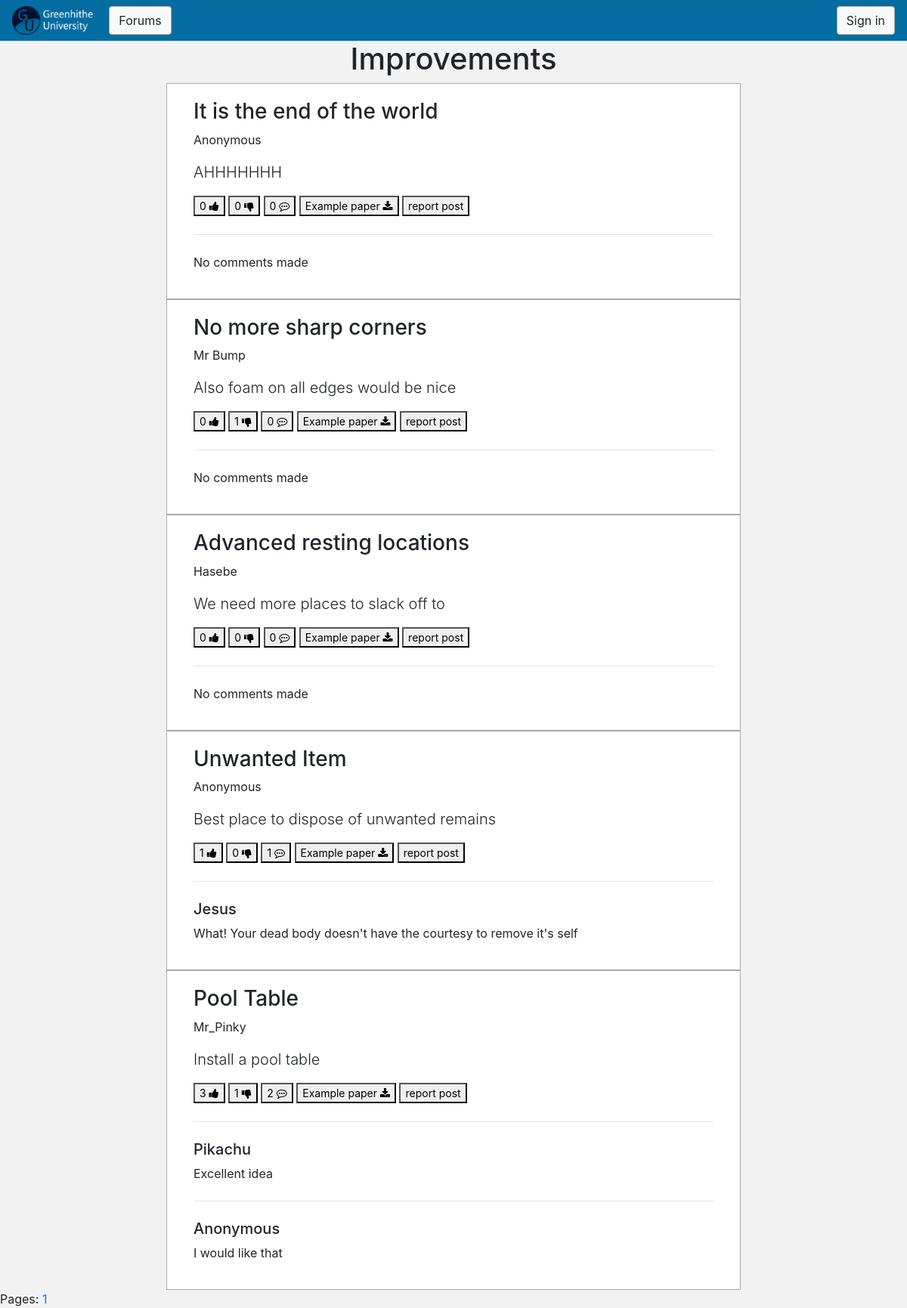
Page /view_ideas.php?name=Improvements on the committed database.
### tables this page shows
CREATE TABLE `Idea` (
  `IdeaID` int(11) NOT NULL,
  `UserID` int(11) NOT NULL,
  `ForumID` int(11) NOT NULL,
  `Title` varchar(100) NOT NULL,
  `IdeaText` text NOT NULL,
  `Anonymous` tinyint(1) NOT NULL DEFAULT '0',
  `DatePosted` datetime NOT NULL DEFAULT CURRENT_TIMESTAMP,
  `ViewCounter` int(11) NOT NULL DEFAULT '0',
  `Removed` tinyint(1) NOT NULL DEFAULT '0'
);

CREATE TABLE `User` (
  `UserID` int(11) NOT NULL,
  `DepartmentID` int(11) DEFAULT NULL,
  `RoleID` int(11) NOT NULL,
  `UserName` varchar(20) NOT NULL,
  `Password` varchar(100) NOT NULL,
  `Email` varchar(50) NOT NULL,
  `Admin` tinyint(1) NOT NULL DEFAULT '0',
  `Banned` tinyint(1) NOT NULL DEFAULT '0',
  `Removed` tinyint(1) NOT NULL DEFAULT '0'
);

CREATE TABLE `Comment` (
  `CommentID` int(11) NOT NULL,
  `IdeaID` int(11) NOT NULL,
  `UserID` int(11) NOT NULL,
  `CommentText` text NOT NULL,
  `Anonymous` tinyint(1) NOT NULL DEFAULT '0',
  `DatePosted` datetime NOT NULL DEFAULT CURRENT_TIMESTAMP,
  `Removed` tinyint(1) NOT NULL DEFAULT '0'
);

### database.php (called while the page is built, shortened)
<?php
    class Database
    {
        private $dbc;
        private function connection()
        {
            try {
            	$host = "localhost";
            	$username = "jsmarchant97";
            	$password = "1Ysfqxtqw2";
            	$database = "jsmarcha_enterprisecw";
            	$connect = "mysql:host=" . $host . ";dbname=" . $database . ";charset=utf8";
                $this->dbc = new PDO($connect, $username, $password);
                $this->dbc->setAttribute(PDO::ATTR_ERRMODE, PDO::ERRMODE_EXCEPTION);
            }
            catch (PDOException $e) {
		try {
            		$host = "mysql.cms.gre.ac.uk";
            		$username = "st2645h";
            		$password = "Enterprise94";
            		$database = "mdb_st2645h";
            		$connect = "mysql:host=" . $host . ";dbname=" . $database . ";charset=utf8";
                	$this->dbc = new PDO($connect, $username, $password);
                	$this->dbc->setAttribute(PDO::ATTR_ERRMODE, PDO::ERRMODE_EXCEPTION);
		} catch (PDOException $e) {
                	echo "<script> alert('ERROR \nConnection failed: " . $e->getMessage() . "') </script>";
		}
            }
        }
        public function getCommentsForJake(int $p_idea_id)
        {
			try
			{
				$result = $this->dbc->query('SELECT C.CommentID, C.IdeaID, U.UserName, C.CommentText, C.Anonymous, C.DatePosted, U.Banned
          FROM Comment C
          JOIN User as U ON U.UserID = C.UserID
          JOIN Idea as I ON I.IdeaID = C.IdeaID
          WHERE C.IdeaID = ' . $p_idea_id);
				return $result;
			}
			catch (PDOException $e)
			{
				$this->errorMessage([$e]);
			}
        }
        public function getIdeaCount()
        {
			try
			{
				$result = $this->dbc->query('SELECT COUNT(*) AS record_count FROM Idea I LEFT JOIN Forum F ON F.ForumID = I.ForumID WHERE F.Name = "' . $_SESSION['forum_name'] . '"')->fetch()["record_count"];
				return $result;
			}
			catch (PDOException $e)
			{
				$this->errorMessage([$e]);
			}
        }
        public function getIdeasWithPagination(string $p_pagination_step_from, string $p_pagination_step_to)
        {
			$q = '
					SELECT
						Idea.IdeaID,
						Title,
						IdeaText,
						Anonymous,
						DatePosted,
						UserName,
						IF (ThumbUpSum IS NULL, 0 ,ThumbUpSum) AS Likes,
						IF (ThumbDownSum IS NULL, 0 ,ThumbDownSum) AS Dislikes,
						IF (commentCount IS NULL, 0, commentCount) AS commentCount,
						Banned
					FROM
						Idea
					LEFT JOIN
						(SELECT IdeaID, SUM(ThumbUp) AS ThumbUpSum, SUM(ThumbDown) AS ThumbDownSum FROM Rate GROUP BY IdeaID) AS RateAggregated
						ON
						RateAggregated.IdeaID = Idea.IdeaID
					LEFT JOIN
						(SELECT IdeaID, COUNT(CommentID) AS commentCount FROM `Comment` GROUP BY IdeaID) AS CommentAggregated
						ON
						CommentAggregated.IdeaID = Idea.IdeaID
					  LEFT JOIN
						`User`
						ON
						Idea.UserID = `User`.`UserID`
                         LEFT JOIN
						`Forum`
						ON
						Idea.ForumID = `Forum`.`ForumID`
                        WHERE `Forum`.Name LIKE "' . $_SESSION['forum_name'] . '"
					ORDER BY
						IdeaID DESC
					LIMIT '.$p_pagination_step_from.', '.$p_pagination_step_to;
			try
			{
				$result = $this->dbc->query($q);
				return $result;
			}
			catch (PDOException $e)
			{
				$this->errorMessage([$e]);
			}
        }
    }
?>

### view_ideas.php (the view, shortened to what this page needs)
<?php
include_once 'nav_bar.php';
include_once 'database.php';
include_once('server.php');
$funObj = new Database();
$PAGINATION_STEP = 5;
if ($_GET['pagination_step_from'] + $_GET['pagination_step_to'] > 0){
	$pagination_step_from = $_GET['pagination_step_from'];
	$pagination_step_to = $_GET['pagination_step_to'];
}else{
	$pagination_step_from = 0;
	$pagination_step_to = $PAGINATION_STEP;
}
?>
<html lang="en-GB">
<!DOCTYPE html>
<html>
<head>
  <link rel="stylesheet" href="https://stackpath.bootstrapcdn.com/bootstrap/4.4.1/css/bootstrap.min.css">
<link rel="stylesheet" href="https://cdnjs.cloudflare.com/ajax/libs/font-awesome/4.7.0/css/font-awesome.min.css">
  <link rel="stylesheet" type="text/css" href="styles2.css">
</head>
<?php
$idea_count = $funObj -> getIdeaCount();
$result = $funObj -> getIdeasWithPagination($pagination_step_from, $pagination_step_to);
    foreach($result as $row)
    {
        if ($row['Anonymous'] == false)
        {
             $ideas[] = array('id' => $row['IdeaID'], 'title' => $row['Title'], 'ideatext' => $row['IdeaText'], 'dateposted' => $row['DatePosted'], 'username' => $row['UserName'],'likes' => $row['Likes'], 'dislikes' => $row['Dislikes'], 'commentCount' => $row['commentCount'], 'banned' => $row['Banned']);
        }
        else
        {
             $ideas[] = array('id' => $row['IdeaID'], 'title' => $row['Title'], 'ideatext' => $row['IdeaText'], 'dateposted' => $row['DatePosted'], 'username' => 'Anonymous', 'likes' => $row['Likes'], 'dislikes' => $row['Dislikes'], 'Anonymous', 'commentCount' => $row['commentCount'], 'banned' => $row['Banned']);
        }
        try
        {
          $displayComment = $funObj-> getCommentsForJake($row['IdeaID']);
        }
        catch (PDOException $e)
        {
            $output = 'Error fetching ideas:' .  $e->getMessage();
            echo $output;
            exit();
        }
        foreach($displayComment as $comment)
        {
           if ($comment['Anonymous'] == false)
           {
               $com[] = array('id' => $comment['CommentID'], 'iid' => $comment['IdeaID'], 'username' => $comment['UserName'], 'commenttext' => $comment['CommentText'], 'dateposted' => $comment['DatePosted'], 'banned' => $comment['Banned']);
           }
            else
            {
               $com[] = array('id' => $comment['CommentID'], 'iid' => $comment['IdeaID'], 'username' => 'Anonymous', 'commenttext' => $comment['CommentText'], 'dateposted' => $comment['DatePosted'], 'banned' => $comment['Banned']);
            }
        }
    }
?>
<body>
<h1><?php echo $_SESSION['forum_name'];?></h1>
      <div class="container">
            <div class="row justify-content-center">
    <?php foreach($ideas as $idea):
    ?>
    <?php if($idea['banned'] == 0) {?>
                <div class="col-8">
    <div class="container">
    <h3 class="display-9"><?php echo $idea['title']; ?></h3>
    <p class="display-9"> <?php echo $idea['username']; ?></p>
    <p class="lead"><?php echo $idea['ideatext']; ?></p>
  <button style="font-size:14px" name="action" value="likes"> <?php echo $idea['likes']; ?> <i class="fa fa-thumbs-up"></i></button>
  <button style="font-size:14px" name="action" value="dislikes"><?php echo $idea['dislikes']; ?> <i class="fa fa-thumbs-down"></i></button>
  <button style="font-size:14px"> <?php echo $idea['commentCount']; ?> <i class="fa fa-commenting-o"></i></button>
  <button style="font-size:14px"> Example paper <i class="fa fa-download"></i></button>
<button style="font-size:14px" onclick="myFunction()"> report post </button>
<?php if ($idea['commentCount'] == 0){ ?>
    <hr class="my-4">
    <p>No comments made</p>
<?php }
else
{?>
    <?php foreach($com as $comment):
        if ($idea['id'] == $comment['iid'])
        {
            if($comment['banned'] == 0) {
        ?>
   <hr class="my-4">
   <h5><?php echo $comment['username']; ?></h5>
   <p><?php echo $comment['commenttext'];?></p>
<?php
    }
    else
    {
        echo '
        <hr class="my-4">
        <h5>The user who made this comment has been banned!</h5>
        ';
    }
    } endforeach;
}
 ?>
</div>
<?php
    }
    else
    {
        echo '
            <div class="col-8">
            <h3 class="display-9">The user that created this Idea has been banned!</h3>
        ';
    }
?>
   </div>
    <?php
	endforeach;
    ?>
</div>
    </div>
    <?php
$counter = 0;
echo "Pages: ";
	for ($h = 0; $h < $idea_count; $h += $PAGINATION_STEP) {
		$counter += 1;
		$pagination_step_to = $h + $PAGINATION_STEP;
		echo "<a href='view_ideas.php?pagination_step_from=$h&pagination_step_to=$pagination_step_to'>$counter</a>";
	}
	?>
</body>
</html>

### nav_bar.php (shortened to what this page needs)
<?php
include_once('database.php');
?>
<link rel="stylesheet" href="https://stackpath.bootstrapcdn.com/bootstrap/4.4.1/css/bootstrap.min.css">
<link rel="stylesheet" href="https://cdnjs.cloudflare.com/ajax/libs/font-awesome/4.7.0/css/font-awesome.min.css">
<nav class="navbar navbar-expand-lg navbar-dark" style="background-color: #036DA1;">
  <a href="/">
  <img border="0" alt="Idea Submission System" src="/images/Logo.png" width="112.35" height="37.5">
  <div class="collapse navbar-collapse" id="navbarSupportedContent" >
    <ul class="navbar-nav mr-auto">
      <li class="nav-item active">
          <form class="form-inline my-2 my-lg-0" action="forum.php">
            <button class="btn btn-light my-2 my-sm-0"  type="submit">Forums</button>
          </form>
      </li>
    </ul>
<?php
  if(isset($_SESSION['username'])){
    echo '<form class="form-inline my-2 my-lg-0" action="reports.php">';
    echo '<button style="margin:40px;" class="btn btn-light my-2 my-sm-0" type="Submit">Reports</button>';
    echo '</form>';
     echo '<form class="form-inline my-2 my-lg-0" action="logout.php">';
     echo '<button class="btn btn-light my-2 my-sm-0" type="submit">Sign out</button>';
     echo '</form>';
  }
  else {
     echo '<form class="form-inline my-2 my-lg-0" action="loginreg.php">';
     echo '<button class="btn btn-light my-2 my-sm-0" type="submit">Sign in</button>';
     echo '</form>';
  }
?>
  </div>
</nav>

### styles2.css (style rules this page uses)
body { background-color: #F2F2F2; }
.col-8 { padding: 20px; border: 1px solid #A9A9A9; background-color: white; }
h1 { text-align: center; }
.btn { border: 1px solid #A9A9A9; }

### rows in the picture
idea: Title "It is the end of the world", username "Anonymous", IdeaText "AHHHHHHH", likes "0", dislikes "0", commentCount "0", shows "No comments made"
idea: Title "No more sharp corners", UserID.UserName "Mr Bump", IdeaText "Also foam on all edges would be nice", likes "0", dislikes "1", commentCount "0", shows "No comments made"
idea: Title "Advanced resting locations", UserID.UserName "Hasebe", IdeaText "We need more places to slack off to", likes "0", dislikes "0", commentCount "0", shows "No comments made"
idea: Title "Unwanted Item", username "Anonymous", IdeaText "Best place to dispose of unwanted remains", likes "1", dislikes "0", commentCount "1"
comment: UserID.UserName "Jesus", CommentText "What! Your dead body doesn't have the courtesy to remove it's self"
idea: Title "Pool Table", UserID.UserName "Mr_Pinky", IdeaText "Install a pool table", likes "3", dislikes "1", commentCount "2"
comment: UserID.UserName "Pikachu", CommentText "Excellent idea"
comment: username "Anonymous", CommentText "I would like that"

### other values in the picture
$_SESSION['forum_name'] "Improvements"
